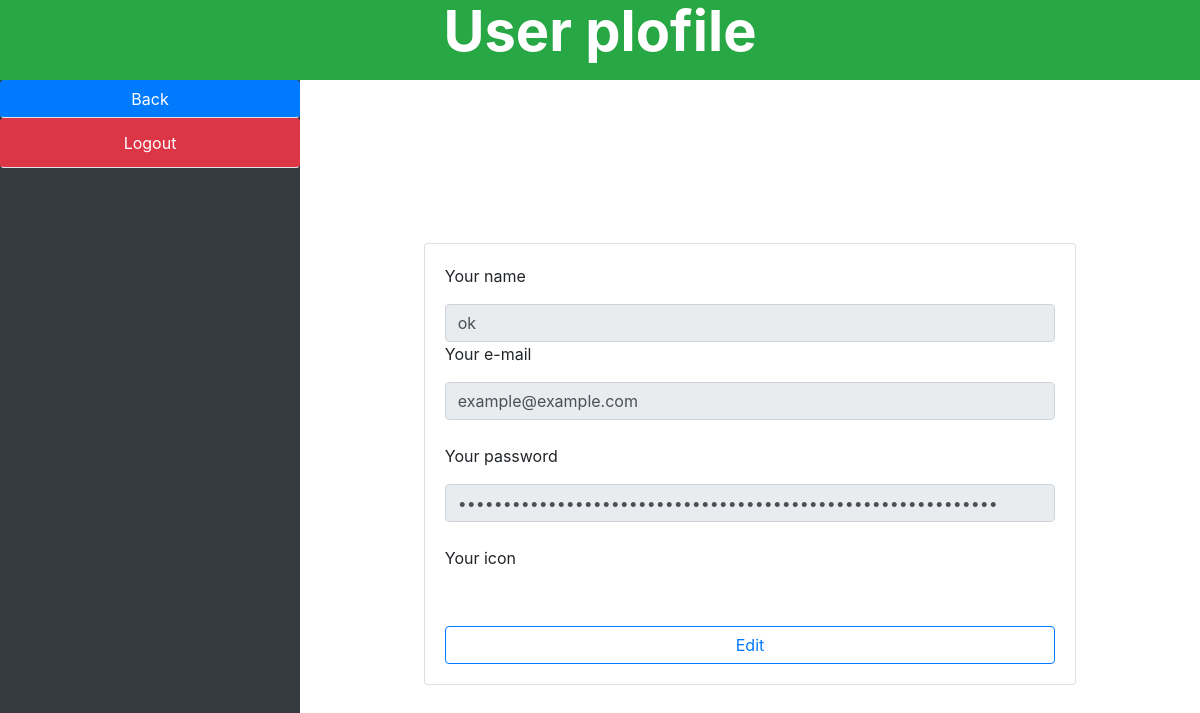
The app's page /userplofile.php (signed in), older data.
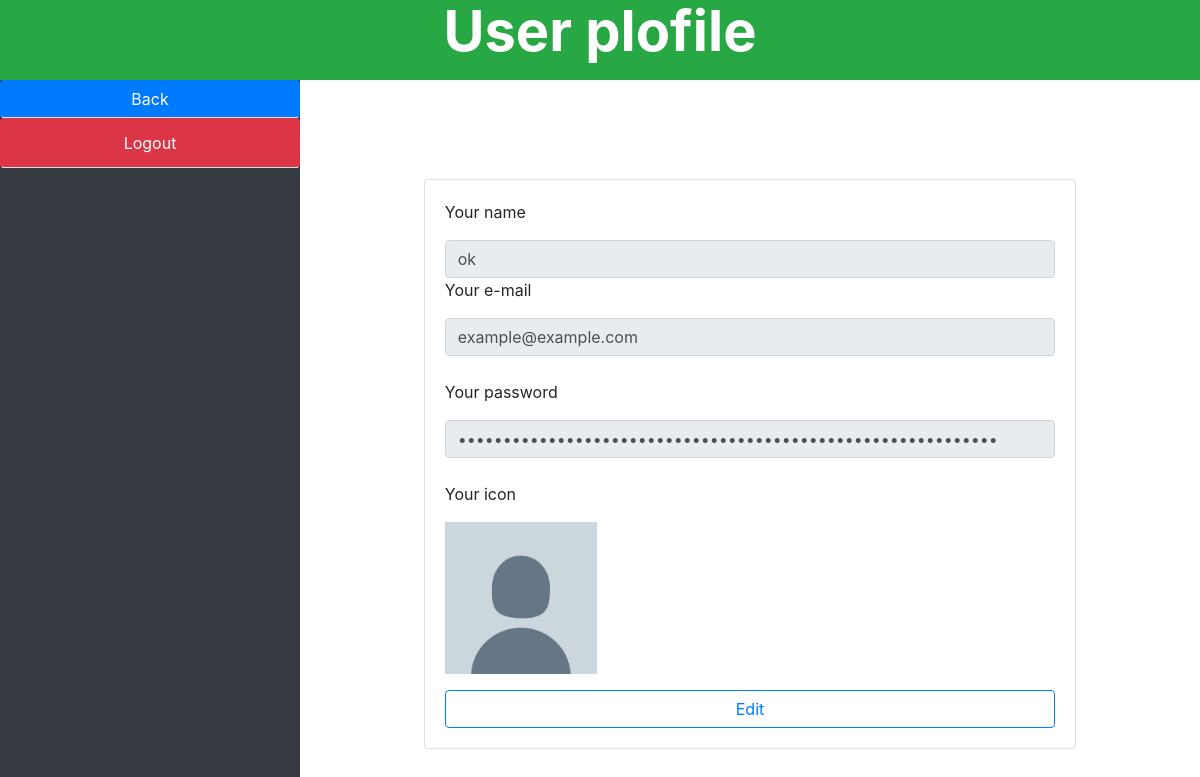
The same page, newer data.
### tables this page shows
CREATE TABLE `users` (
  `user_id` int(11) NOT NULL,
  `user_name` varchar(255) NOT NULL,
  `user_icon` varchar(255) NOT NULL DEFAULT './images/icon_default.png',
  `user_email` varchar(255) NOT NULL,
  `user_password` varchar(255) NOT NULL
);

### classes/Database.php (called while the page is built, shortened)
<?php
class Database{
    private $servername = 'localhost';
    private $username = 'root';
    private $password = '';
    private $db_name = 'library_am';
    public function __construct()
    {
        $this->conn = new mysqli($this->servername,$this->username,$this->password,$this->db_name);
        if($this->conn->connect_error){
            echo "ERROR: connecting todatabase failed";
        }else {
            return $this->conn;
        }
    }
}
?>

### library_action.php (called while the page is built, shortened)
<?php
include 'classes/Library.php';
$lib_obj = new Library;
?>

### classes/Library.php (called while the page is built, shortened)
<?php
include 'Database.php';
class Library extends Database {
    public function get_my_data($my_id){
        $sql = "SELECT * FROM users WHERE user_id = '$my_id'";
        $result = $this->conn->query($sql);
        if($result->num_rows > 0){
            $return_container = $result->fetch_assoc();
            return $return_container;
        }else {
            return FALSE;
        }
    }
}
?>

### userplofile.php (the view, shortened to what this page needs)
<?php
include 'library_action.php';
$my_data = $lib_obj->get_my_data($_SESSION['id']);
?>
<!doctype html>
<html lang="en">
  <head>
    <link href="./css/style.css" rel="stylesheet">
    <link rel="stylesheet" href="https://stackpath.bootstrapcdn.com/bootstrap/4.3.1/css/bootstrap.min.css">
    <link href="https://use.fontawesome.com/releases/v5.15.1/css/all.css" rel="stylesheet">
  </head>
  <body>
    <div class="container-fluid d-flex flex-column vw-100 vh-100 m-0 p-0 position-absolute">
      <div class="header bg-success start-0 d-flex flex-row justify-content-center align-items-center position-relative">
        <p class="display-4 text-white font-weight-bold">User plofile</p>
      </div>
      <div class="body d-flex flex-row vw-100 start-0">
        <div class="side w-25 bg-dark start-0 text-white position-relative">
            <button type="button" class="back btn btn-primary position-relative w-100 border-bottom bottom-0" id="back">
                Back
            </button>
            <button type="button" class="logout btn btn-danger position-relative w-100 border-bottom bottom-0" data-toggle="modal" data-target="#logoutModal">
                Logout
            </button>
        </div>
        <div class="main w-75 start-25 position-relative d-flex flex-column justify-content-center align-items-center">
            <div class="container">
                <div class="card mt-5 mx-auto w-75">
                    <div class="card-body">
                        <form action="useredit.php" method="post">
                            <p>Your name</p>
                            <input type="text" name="user-name" placeholder="" id="user-name" class="form-control mt-3" value="<?php echo $my_data['user_name'] ?>" readonly>
                            <p>Your e-mail</p>
                            <input type="email" name="user-email" placeholder="example@example.com" id="user-email" class="form-control mt-3" value="<?php echo $my_data['user_email'] ?>" readonly>
                            <br>
                            <p>Your password</p>
                            <input type="password" name="user-password" placeholder="" id="user-password" class="form-control mt-3" value="<?php echo $my_data['user_password'] ?>" readonly>
                            <br>
                            <p>Your icon</p>
                            <img src="<?php echo $my_data['user_icon'] ?>" class="h-auto w-25">
                            <br>
                            <div class="d-flex justify-content-center  mt-3">
                                <button type="submit" name="user-edit" id="user-edit" class="btn btn-outline-primary w-100">Edit</button>
                            </div>
                        </form>
                    </div>
                </div>
            </div>
        </div>
  </body>
</html>

### css/style.css (style rules this page uses)
.header { height:10vh; }
.body { height:90vh; top:10vh; }
.logout { height:50px; line-height: 50px; }

Row changes from the older to the newer data that the page shows:
changed users "ok": user_icon: picture added
